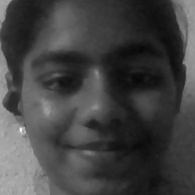
#> input picture FaceRecognition/dataset/User.1.11.jpg, 195 x 195 px, given in place of boy.jpeg, which was not available
$ jupyter execute 'Edge Detection and Image Scaling Rotating.ipynb'   (text cells are left out)
#> lines starting #> are read from the running program, lines starting #| are printed output that depends on the picture; pictures that were not available may be replaced by others from this repository, and a replacement may not be noted
[cell 1]
from google.colab import files
uploaded = files.upload()
#> the answer given: User.1.11.jpg

[cell 2]
#Edge Detection
import cv2
from google.colab.patches import cv2_imshow

img=cv2.imread("boy.jpeg")
#> img is the input picture: shape (195, 195, 3); min 7, max 247, mean 66.8
img=cv2.resize(img,(500,500))
#> img: shape (500, 500, 3)

new_img=cv2.Canny(img,200,200,apertureSize=5,L2gradient=True)
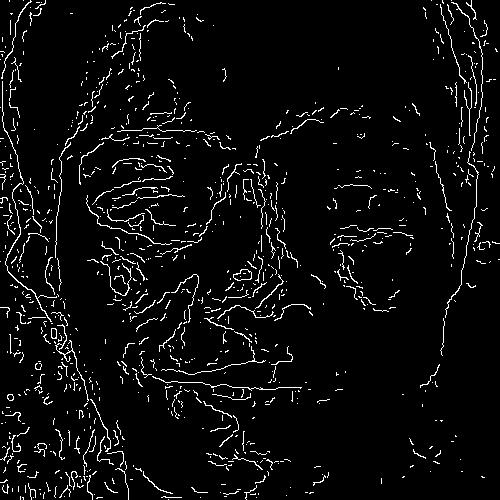
#> new_img: shape (500, 500); 4.6% white in thin lines or dots


cv2_imshow(new_img)

[cell 3]
#Image Scaling Rotating
import numpy as np

import cv2

org_img=cv2.imread("boy.jpeg")
res_img=cv2.resize(org_img,(500,500))
w,h=res_img.shape[0],res_img.shape[1]
#> w = 500; h = 500
m=cv2.getRotationMatrix2D((w/2,h/2),70,1)


new_img=cv2.warpAffine(res_img,m,(w,h))
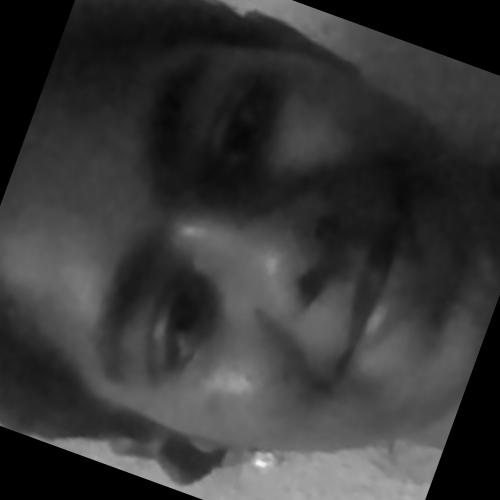
#> new_img: shape (500, 500, 3); min 0, max 245, mean 54.9
h=np.hstack((res_img,new_img))
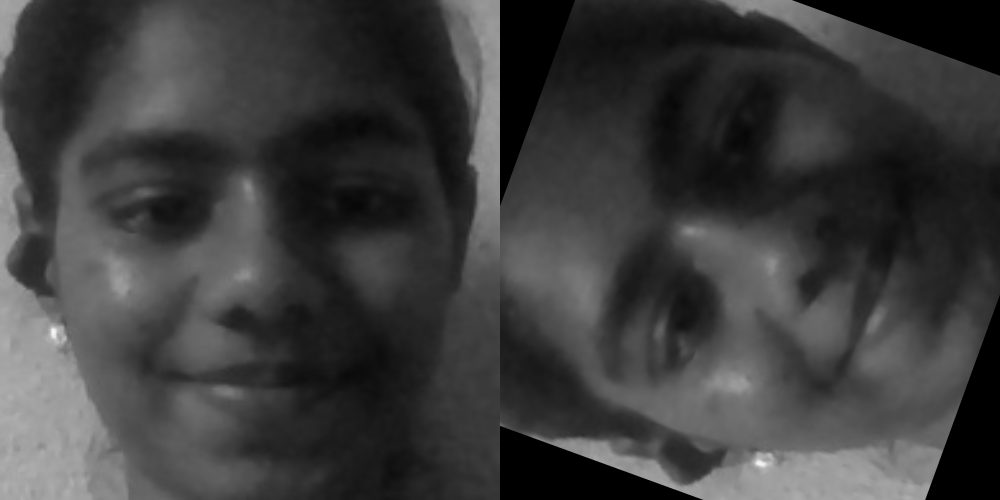
#> h: shape (500, 1000, 3); min 0, max 245, mean 60.8
#cv2_imshow(new_img)
cv2_imshow(h)
